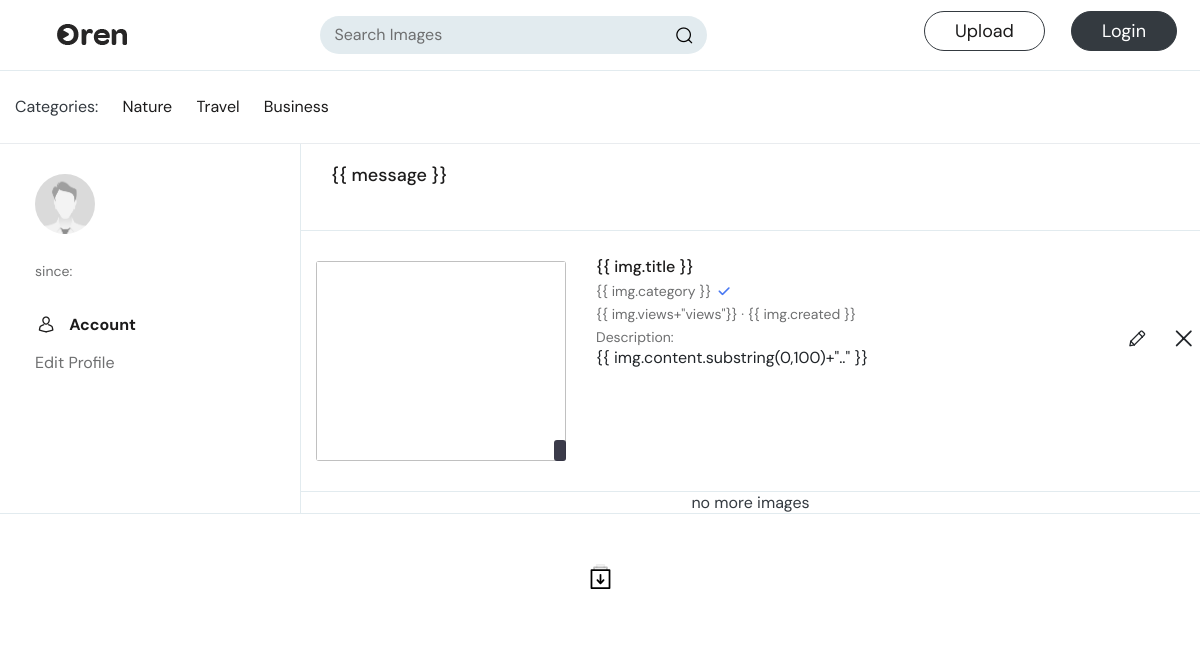
The app's page /pages/myprofile.php with its own data.
### tables this page shows
CREATE TABLE `category` (
  `id` int(12) UNSIGNED NOT NULL,
  `category` varchar(200) NOT NULL,
  `created` timestamp NOT NULL DEFAULT current_timestamp() ON UPDATE current_timestamp(),
  `deleted` timestamp NULL DEFAULT NULL
);

### includes/function.php (called while the page is built, shortened)
<?php
global $conn;
			?>
					<?php
function getallCategory(){
	global $conn;
	$stmt = $conn->prepare("SELECT * FROM category");
    $stmt->execute();
	$result = $stmt->fetchAll();
	return  $result;
}
?>

### pages/myprofile.php (the view, shortened to what this page needs)
<?php include "../includes/head.php" ?>
<?php include "../includes/navbar.php" ?>
<section class="user-account">
			<div class="container">
				<div class="row">
					<div class="col-md-3">
						<div class="sidebar">
							<div class="widget video_info pr sp">
								<span class="vc_hd">
								<?php if(isset($user['image'] )){?>
									<img src="<?php echo  $user['image']; ?>" class="img-fluid" alt="">
									<?php }else{ ?>
									<img src="images/man.jpg" class="img-fluid" alt="">
								<?php }?>
								</span>
								<h4><?php if(isset($user['firstname'])){ echo $user['firstname']; } ?></h4>
								<p>since: <?php if(isset($user['reg_date'])){ echo date("d-M, y", strtotime($user['reg_date'])); } ?> </p>
							</div>
							<div class="widget account">
								<h2 class="hd-uc"> <i class="icon-user"></i> Account</h2>
								<ul>
									<li><a href="edit-profile">Edit Profile</a></li>
								</ul>
							</div>
						</div>
					</div>
					<div class="col-lg-9" id="myprofile">
						<div class="video-details">
							<div class="latest_vidz">
								<div class="latest-vid-option">
									<h2 class="hd-op">{{ message }}</h2>
								</div>
								<div class="vidz_list">
									<div class="tb-pr" v-for="img in images">
										<div class="row">
											<div class="col-xl-8 col-lg-9 col-md-9 col-sm-12">
												<div class="tab-history acct_page">
													<div class="videoo">
														<div class="vid_thumbainl ms br">
															<a :href="'image?el='+img.id" title="">
																<img :src="img.image" style="height:200px;" alt="">
																<span class="vid-time"></span>
															</a>
														</div>
														<div class="video_info ms br">
															<h3><a :href="'image?el='+img.id" title="">{{ img.title }}</a></h3>
															<h4><a :href="'image?el='+img.id" title="">{{ img.category }}</a> <span class="verify_ic"><i class="icon-tick"></i></span></h4>
															<span><span v-if="img.views != 0">{{ img.views+"views"}}</span> · {{ img.created }}</span>
															<h4>Description:</h4>
															<h5><a :href="'image?el='+img.id" title="">{{ img.content.substring(0,100)+".."  }}</a></h5>
														</div>
													</div>
												</div>
											</div>
											<div class="col-xl-4 col-lg-3 col-md-3 col-sm-12">
												<div class="icon-list">
													<ul>
													<li><a data-toggle="modal" :data-target="'#'+img.id">
														<i class="icon-pencil"></i>
															</a></li>
														<li><a  href="javascript:void(0)"  v-on:click="deletepost(img.id)" title=""><i class="icon-cancel"></i></a></li>
													</ul>
												</div>
											</div>
										</div>
									</div>
									<div class="text-center">
									<infinite-loading v-cloak direction="bottom" :identifier="infiniteId"  spinner="waveDots"  @infinite="infiniteimages" >
										<div class="text-dark" slot="no-more">no more images</div>
									</infinite-loading>
								</div>
								</div>
							</div>
						</div>
					</div>
				</div>
			</div>
		</section>
<?php include "../includes/footer.php" ?>

### includes/navbar.php (shortened to what this page needs)
<?php
    $categorie = getallCategory();
?>
<div class="wrapper hp_1">
<header>
    <div class="top_bar p-2">
        <div class="container">
            <div class="top_header_content">
                <div class="menu_logo p-2">
                    <a href="home" title="" class="logo">
                        <img src="images/logo.png" alt="">
                    </a>
                </div>
                <div class="search_form p-2">
                    <form method="GET" action="searching" >
                        <input type="text" name="search" placeholder="Search Images">
                        <button type="submit">
                            <i class="icon-search"></i>
                        </button>
                    </form>
                </div>
                <ul class="controls-lv  py-3">
                    <li>
                        <a href="<?php if(isset($_SESSION['auth'])){echo"upload"; }else{echo"signin";} ?>" title="" class="btn-sm btn-rounded btn btn-outline-dark">Upload</a>
                    </li>
                    <?php if(isset($_SESSION['auth'])){ ?>
                    <li class="user-log ">
                        <div class="user-ac-img">
						<?php if(isset($user['image'] )){?>
                            <img src="<?php echo $user['image']; ?>" width='40' height='30' class="img-fluid " alt="">
                        <?php }else{?>
                            <img src="images/man.jpg" width='40' height='30' class="img-fluid " alt="">
                        <?php }?>
                        </div>
                        <div class="account-menu p-0 ">
                            <div class="sd_menu">
                                <ul class="mm_menu">
                                    <li>
                                        <span>
                                            <i class="icon-user"></i>
                                        </span>
                                        <a href="profile" title="">My Profile</a>
                                    </li>
                                </ul>
                            </div>
                            <div class="sd_menu scnd">
                                <ul class="mm_menu">
                                    <li>
                                        <span>
                                            <i class="icon-logout"></i>
                                        </span>
                                        <a href="logout" title="">Sign out</a>
                                    </li>
                                </ul>
                            </div>
                        </div>
                    </li>
                    <?php }else{ ?>
                    <li>
                        <a href="signin" title="" class="btn-sm btn-rounded text-white btn btn-dark">Login</a>
                    </li>
                   <?php } ?>
                </ul>
            </div>
        </div>
    </div>
    <div class="btm_bar border border-top-0 border-left-0 border-right-0 ">
        <div class="container ">
            <div class="btm_bar_content">
                <nav >
                    <ul>
                    <li><a  class="text-dark"  title="categories">Categories: </a></li>
                    <?php foreach ($categorie as $cate) { echo'
                        <li><a href="categories?search='.$cate['category'].'" title="">'.$cate['category'].'</a></li>
                    '; }?></li>
                    </ul>
                </nav>
              <div class="clearfix"></div>
            </div>
        </div>
    </div>
</header>

### css/thumbs-embedded.css (style rules this page uses)
[class^="icon-"]:before, [class*=" icon-"]:before { font-family: "thumbs"; font-style: normal; font-weight: normal; speak: none; display: inline-block; text-decoration: inherit; width: 1em; margin-right: .2em; text-align: center; font-variant: normal; text-transform: none; line-height: 1em; margin-left: .2em; }
.icon-pencil:before { content: '\e81a'; }
.icon-search:before { content: '\e824'; }
.icon-tick:before { content: '\e82d'; }
.icon-user:before { content: '\e82e'; }
.icon-cancel:before { content: '\e835'; }

### css/responsive.css (style rules this page uses)
@media (max-width: 1450px) { header .container { max-width: 1380px;padding: 0; } }
@media (max-width: 1450px) { .menu_logo { width: 420px; } }
@media (max-width: 1450px) { .search_form { width: 540px; } }
@media (max-width: 1450px) { .search_form form { width: 100%;margin: 0; } }
@media (max-width: 1450px) { header .container { padding: 0 15px; } }
@media (max-width: 1366px) { .search_form { width: 37%; } }
@media (max-width: 1366px) { .menu_logo { width: 30%; } }
@media (max-width: 1200px) { .search_form { width: 35%; } }
@media (max-width: 1200px) { .menu_logo { width: 30%; } }
@media (max-width: 1200px) { .container { max-width: 100%;padding: 0 15px; } }
@media (max-width: 1200px) { .video_info > h4 { font-size: 14px; } }
@media (max-width: 1200px) { .latest-vid-option { padding: 21px 20px 25px 30px; } }
@media (max-width: 1200px) { .user-account .sidebar { padding-left: 20px; } }
@media (max-width: 1200px) { .menu_logo { width: 25%; } }

### css/color.css (style rules this page uses)
.vid_thums li a.active, .vid_thums li a:hover, .verify_ic i, .cmt-pr li span:hover a, .cmt-pr li span:hover i, .rt-cmt:hover, .coments > a:hover, .suggestions p a .mm_menu li:hover a, .mm_menu li:hover i, .m_linkz .mm_menu li a:hover, .social_links li a:hover, .abt-rw.tgs ul li a, .more-ch:hover, .lnks li a:hover, .search_form form button:hover { color:#4878f2; }

### records on screen
category: category "Nature"
category: category "Travel"
category: category "Business"
